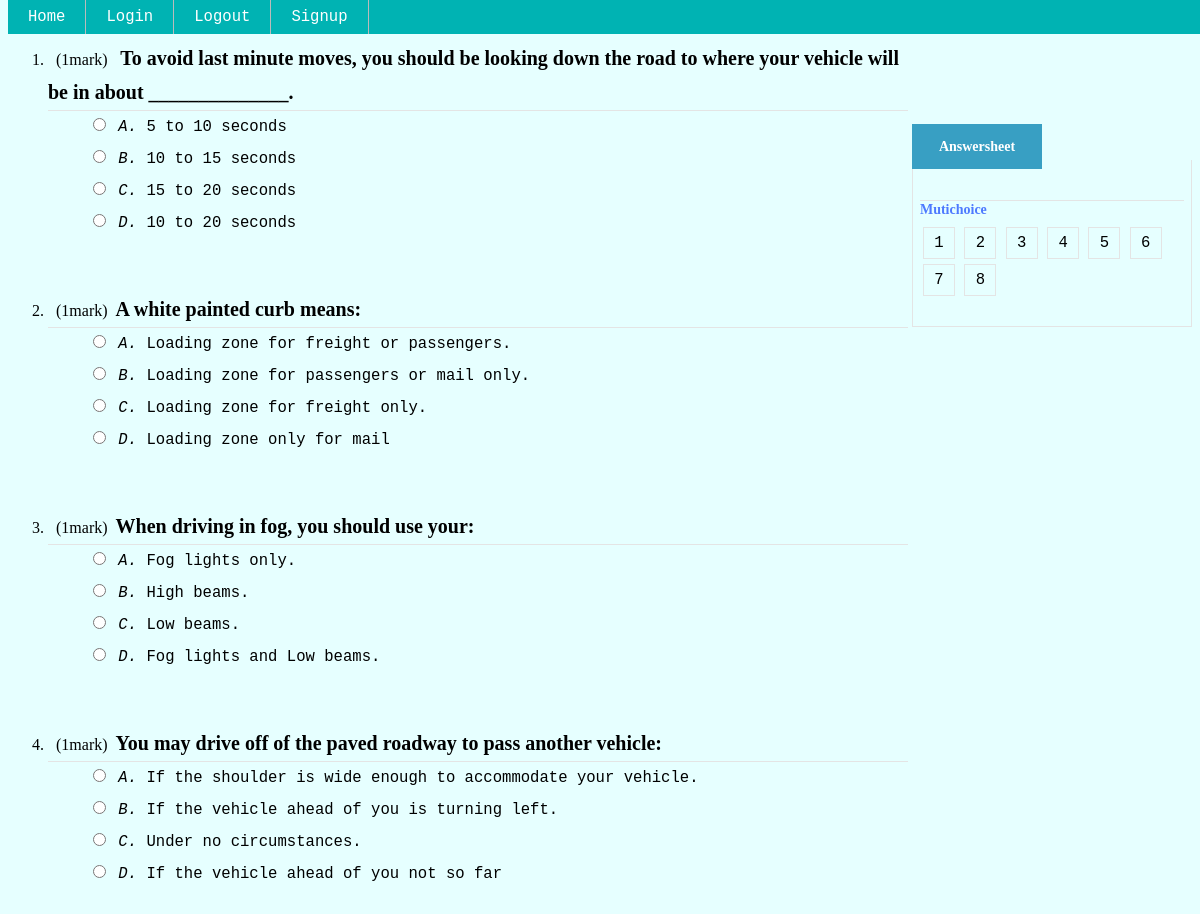
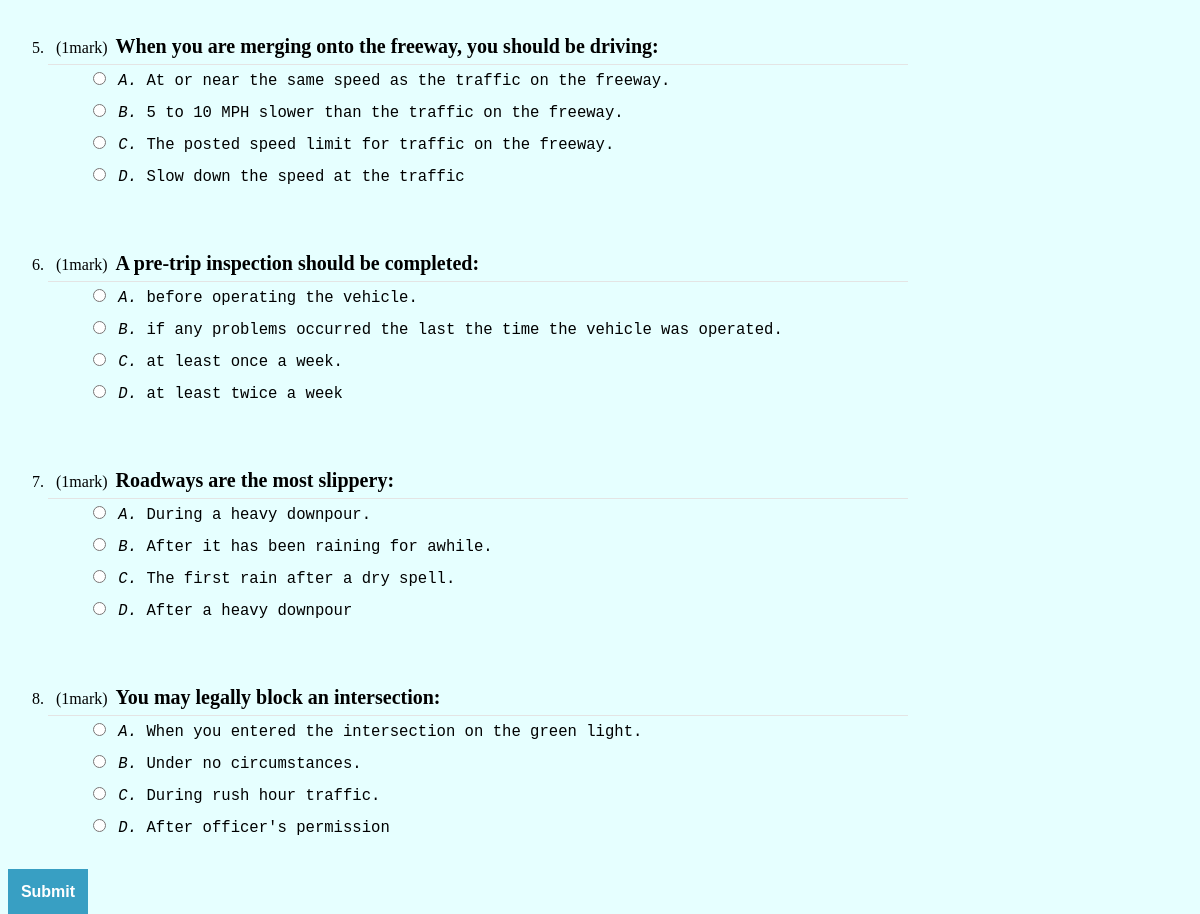
The app's page /displayQuiz (signed in) with its own data (2 pictures, top to bottom).
### app/models.py (models this page shows, shortened)
class Questions(db.Model):
    id = db.Column(db.Integer, primary_key=True)
    question = db.Column(db.String(1200), unique=True)
    optionA = db.Column(db.String(200))
    optionB = db.Column(db.String(200))
    optionC = db.Column(db.String(200))
    optionD = db.Column(db.String(200))
    answer = db.Column(db.String(200))

### app/routes.py (the view)
@app.route('/displayQuiz', methods=['GET', 'POST'])
@login_required
def displayQuiz():
    all_questions = Questions.query.all()
    return render_template('displayQuiz.html', questions=all_questions)

### app/__init__.py (called while the page is built)
@loginmanager.user_loader
def load_user(id):
    return User.query.get(int(id))

### app/templates/displayQuiz.html
{% extends "base.html" %}
{% block content %}
<div class="nr_left">
  <div class="test">
    <form action="/postQuiz" method="POST" novalidate>
      <div class="test_title">
						<input type="submit" value="Submit">
			</div>
      <div class="test_content">
          <ol>
          {% for q in questions %}
          <li id="{{q.id}}" >
            <div class="test_content_nr_tt">
              <span>(1mark)</span><font><b>{{q.question}}</b></font>
            </div>
            <div class="test_content_nr_main">
              <ul>
                <li class="option">
                  <input type="radio" name = "question_{{q.id}}" value="A" id = "{{q.id}}optionA">
                  <i>A.</i><label for= "{{q.id}}optionA" > {{q.optionA}}</label>
                </li>
                <li class="option">
                  <input type="radio" name = "question_{{q.id}}" value="B" id = "{{q.id}}optionB">
                  <i>B.</i> <label for = "{{q.id}}optionA" > {{q.optionB}} </label>
                </li>
                <li class="option">
                  <input type="radio" name = "question_{{q.id}}" value="C" id = "{{q.id}}optionC">
                  <i>C.</i> <label for= "{{q.id}}optionA" > {{q.optionC}} </label>
                </li>
                <li class="option">
                  <input type="radio" name = "question_{{q.id}}" value="D" id = "{{q.id}}optionC">
                  <i>D.</i> <label for= "{{q.id}}optionA" > {{q.optionD}} </label>
                </li>
              </ul>
            </div>
          </li>
              <br><br><br>
          {% endfor %}
          </ol>
      </div>
    </form>
  </div>
</div>
<div class="nr_right">
  <div class="nr_rt_main">
    <div class="rt_nr1">
      <div class="rt_nr1_title">
        <h1>
          Answersheet
        </h1>
      </div>
        <div class="rt_content" >
          <div class="rt_content_tt">
            <h2>Mutichoice</h2>
          </div>
          <div class="rt_content_nr answerSheet">
            <ul>
                    <li><a href="#1">1</a></li>
                    <li><a href="#2">2</a></li>
                    <li><a href="#3">3</a></li>
                    <li><a href="#4">4</a></li>
                    <li><a href="#5">5</a></li>
                    <li><a href="#6">6</a></li>
                    <li><a href="#7">7</a></li>
                    <li><a href="#8">8</a></li>
            </ul>
          </div>
        </div>
    </div>
  </div>
</div>
{% endblock %}

### app/templates/base.html (shortened to what this page needs)
<!doctype html>
<html lang="en">
    <head>
        <link rel="stylesheet" href="{{url_for('static',filename='css/style.css')}}" type="text/css">
    </head>
    <body>
      <ul class="navbar">
        <li><a href="/">Home</a></li>
        <li><a href="login">Login</a></li>
        <li><a href="logout">Logout</a></li>
        <li><a href="signup">Signup</a></li>
      </ul>
    <div class="container">
    </div>
    <div class="maincontent">
      {% block content %}{% endblock %}
    </div>
    </body>
</html>

### app/static/css/style.css (style rules this page uses)
body { background-color: #e6ffff; }
h1 { color : coral; font-family:verdana; text-align: center; font-size: 4vw; }
h2 { color: #4d79ff; font-family : "Lucida Console"; font-size: 8em; font-weight: bold; }
ul { font-family : monospace; font-size: 1.2em; }
a:link { color: black; text-decoration: none; }
ul.navbar { list-style-type: none; margin: 0; padding: 0; overflow: hidden; background-color: #00b3b3; position: fixed; top:0; width:100%; }
ul.navbar>li { float:left; border-right:1px solid #bbb; }
ul.navbar>li a { display: block; color:white; padding: 8px 20px; text-align: center; text-decoration: none; }

### app/templates/base.html (style rules this page uses)
.nr_left { width:900px; height:100%;float:left; }
.test_title { width:900px; height:45px; line-height:45px; background-color:#f7f7f7;position:fixed; bottom:0; z-index:1000; }
.test_title { width:80px; height:45px; display:block; float:right; text-align:center; }
.test_title input { background:#389fc3; border:none; display:block; width:80px; height:45px; cursor:pointer; color:#fff; font-size:16px; font-weight:bold; }
.test_content_nr_tt { width:100%; height:auto; line-height:32px; margin:0 auto; border-bottom:1px solid #e4e4e4; }
.test_content_nr_tt span { padding:0 8px; }
.test_content_nr_tt font { font-size:20px }
.option { line-height:32px; display:block; }
.rt_content { width:278px; height:100%; border:1px solid #e4e4e4; border-top:0; }
.answerSheet ul { padding:10px; text-align:left; }
.answerSheet li { display:inline-block;margin-bottom:5px; height:30px; width:30px; line-height:30px; text-align:center; border:1px solid #e4e4e4; }
.answerSheet li a { display:block; }
.rt_content_tt { width:95%; height:40px; line-height:40px; margin:0 auto; border-bottom:1px solid #e4e4e4; }
.rt_content_tt h2 { width:150px; font-size:14px; display:inline-block; }
.nr_right { width:280px; height:100%; float:right; }
.nr_rt_main { width:100%; height:auto; }
.rt_nr1 { width:280px; position:fixed; top:15px; z-index:1000; }
.rt_nr1_title { width:280px; height:45px; line-height:45px;margin-top: 100px; }
.rt_nr1_title h1 { width:130px; height:45px; background:#389fc3; text-align:center; font-size:14px; display:block; float:left; color:#fff; }

### records on screen
Questions: question "To avoid last minute moves, you should be looking down the road to where your vehicle will be in about ______________.", optionA "5 to 10 seconds", optionB "10 to 15 seconds", optionC "15 to 20 seconds", optionD "10 to 20 seconds"
Questions: question "A white painted curb means:", optionA "Loading zone for freight or passengers.", optionB "Loading zone for passengers or mail only.", optionC "Loading zone for freight only.", optionD "Loading zone only for mail"
Questions: question "When driving in fog, you should use your:", optionA "Fog lights only.", optionB "High beams.", optionC "Low beams.", optionD "Fog lights and Low beams."
Questions: question "You may drive off of the paved roadway to pass another vehicle:", optionA "If the shoulder is wide enough to accommodate your vehicle.", optionB "If the vehicle ahead of you is turning left.", optionC "Under no circumstances.", optionD "If the vehicle ahead of you not so far"
Questions: question "When you are merging onto the freeway, you should be driving:", optionA "At or near the same speed as the traffic on the freeway.", optionB "5 to 10 MPH slower than the traffic on the freeway.", optionC "The posted speed limit for traffic on the freeway.", optionD "Slow down the speed at the traffic"
Questions: question "A pre-trip inspection should be completed:", optionA "before operating the vehicle.", optionB "if any problems occurred the last the time the vehicle was operated.", optionC "at least once a week.", optionD "at least twice a week"
Questions: question "Roadways are the most slippery:", optionA "During a heavy downpour.", optionB "After it has been raining for awhile.", optionC "The first rain after a dry spell.", optionD "After a heavy downpour"
Questions: question "You may legally block an intersection:", optionA "When you entered the intersection on the green light.", optionB "Under no circumstances.", optionC "During rush hour traffic.", optionD "After officer's permission"
